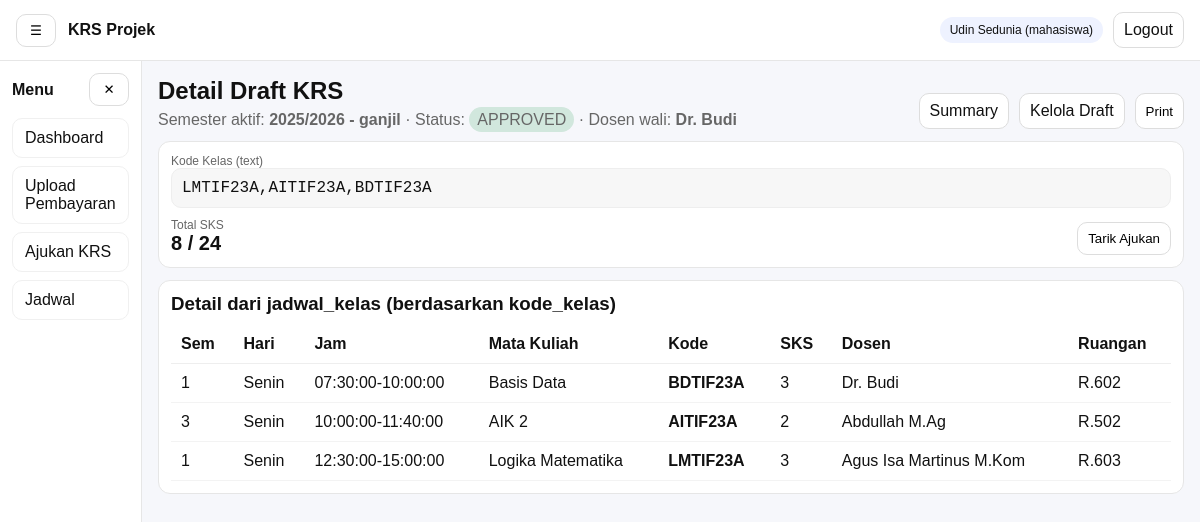
/mahasiswa/krs/detail.php (signed in), run on the app's committed database.
### tables this page shows
CREATE TABLE `semester` (
  `id` int(11) NOT NULL,
  `nama` varchar(50) NOT NULL,
  `periode` enum('ganjil','genap') NOT NULL DEFAULT 'ganjil',
  `is_active` tinyint(1) NOT NULL DEFAULT 0,
  `created_at` timestamp NOT NULL DEFAULT current_timestamp(),
  `opened_at` datetime DEFAULT NULL,
  `closed_at` datetime DEFAULT NULL
);

CREATE TABLE `krs_draft` (
  `id` int(11) NOT NULL,
  `user_id` int(11) NOT NULL,
  `semester_id` int(11) NOT NULL,
  `semester_ke` tinyint(3) UNSIGNED NOT NULL,
  `kode_kelas_text` text NOT NULL,
  `total_sks` int(11) NOT NULL DEFAULT 0,
  `status` enum('draft','submitted','approved','rejected') NOT NULL DEFAULT 'draft',
  `dosen_wali_id` int(11) DEFAULT NULL,
  `submitted_at` timestamp NULL DEFAULT NULL,
  `created_at` timestamp NOT NULL DEFAULT current_timestamp(),
  `updated_at` timestamp NULL DEFAULT NULL ON UPDATE current_timestamp()
);

CREATE TABLE `mahasiswa` (
  `id` int(11) NOT NULL,
  `user_id` int(11) NOT NULL,
  `npm` varchar(30) NOT NULL,
  `prodi` varchar(120) NOT NULL,
  `semester_aktif` tinyint(3) UNSIGNED NOT NULL DEFAULT 1,
  `angkatan` year(4) NOT NULL,
  `dosen_wali_id` int(11) DEFAULT NULL,
  `no_hp` varchar(30) DEFAULT NULL,
  `alamat` text DEFAULT NULL,
  `created_at` timestamp NOT NULL DEFAULT current_timestamp(),
  `updated_at` timestamp NULL DEFAULT NULL ON UPDATE current_timestamp()
);

CREATE TABLE `users` (
  `id` int(11) NOT NULL,
  `name` varchar(120) NOT NULL,
  `email` varchar(120) NOT NULL,
  `role` enum('admin','mahasiswa','dosen') NOT NULL,
  `password_hash` varchar(255) NOT NULL,
  `created_at` timestamp NOT NULL DEFAULT current_timestamp()
);

CREATE TABLE `jadwal_kelas` (
  `id` int(11) NOT NULL,
  `semester_id` int(11) NOT NULL,
  `semester_ke` tinyint(3) UNSIGNED NOT NULL,
  `kode_kelas` varchar(30) NOT NULL,
  `mata_kuliah` varchar(150) NOT NULL,
  `sks` tinyint(3) UNSIGNED NOT NULL DEFAULT 2,
  `dosen` varchar(120) DEFAULT NULL,
  `hari` varchar(20) NOT NULL,
  `jam_mulai` time NOT NULL,
  `jam_selesai` time NOT NULL,
  `ruangan` varchar(50) DEFAULT NULL,
  `kuota` int(11) NOT NULL DEFAULT 30,
  `created_at` timestamp NOT NULL DEFAULT current_timestamp()
);

### includes/functions.php (called while the page is built, shortened)
<?php
function e(?string $str): string {
  return htmlspecialchars((string)$str, ENT_QUOTES, 'UTF-8');
}
function url(string $path = ''): string {
  $path = ltrim($path, '/');
  return APP_URL . ($path ? '/' . $path : '');
}
function get_active_semester(PDO $pdo): ?array {
  $st = $pdo->query("SELECT id, nama, periode FROM semester WHERE is_active=1 LIMIT 1");
  $row = $st->fetch();
  return $row ?: null;
}

### mahasiswa/krs/detail.php (the view, shortened to what this page needs)
<?php
require_once __DIR__ . '/../../includes/db.php';
require_once __DIR__ . '/../../includes/functions.php';
$pdo = db();
$pdo->setAttribute(PDO::ATTR_DEFAULT_FETCH_MODE, PDO::FETCH_ASSOC);
$u = auth_user();
$userId = (int)($u['id'] ?? 0);
function parse_codes(string $csv): array {
  $parts = array_map('trim', explode(',', $csv));
  $parts = array_filter($parts, fn($v) => $v !== '');
  return array_values(array_unique($parts));
}
function badge_status(string $s): string {
  $s = strtolower($s);
  return match ($s) {
    'draft' => '<span style="padding:4px 8px;border-radius:999px;background:#e8f0fe;">DRAFT</span>',
    'submitted' => '<span style="padding:4px 8px;border-radius:999px;background:#fff3cd;">SUBMITTED</span>',
    'approved' => '<span style="padding:4px 8px;border-radius:999px;background:#d1e7dd;">APPROVED</span>',
    'rejected' => '<span style="padding:4px 8px;border-radius:999px;background:#f8d7da;">REJECTED</span>',
    default => '<span style="padding:4px 8px;border-radius:999px;background:#eee;">'.e($s).'</span>',
  };
}
$active = get_active_semester($pdo);
$semesterId = (int)$active['id'];
$st = $pdo->prepare("
  SELECT m.dosen_wali_id, uw.name AS dosen_wali_nama
  FROM mahasiswa m
  LEFT JOIN dosen dw ON dw.id = m.dosen_wali_id
  LEFT JOIN users uw ON uw.id = dw.user_id
  WHERE m.user_id=? LIMIT 1
");
$st->execute([$userId]);
$mhs = $st->fetch() ?: [];
$dosenWaliNama = (string)($mhs['dosen_wali_nama'] ?? '-');
$st = $pdo->prepare("SELECT * FROM krs_draft WHERE user_id=? AND semester_id=? LIMIT 1");
$st->execute([$userId, $semesterId]);
$draft = $st->fetch();
$status = strtolower((string)$draft['status']);
$csv = (string)($draft['kode_kelas_text'] ?? '');
$totalStored = (int)($draft['total_sks'] ?? 0);
$codes = parse_codes($csv);
$rows = [];
if ($codes) {
  $ph = implode(',', array_fill(0, count($codes), '?'));
  $params = array_merge([$semesterId], $codes);
  $st = $pdo->prepare("
    SELECT semester_ke, mata_kuliah, kode_kelas, sks, dosen, hari, jam_mulai, jam_selesai, ruangan
    FROM jadwal_kelas
    WHERE semester_id=? AND kode_kelas IN ($ph)
    ORDER BY FIELD(hari,'Senin','Selasa','Rabu','Kamis','Jumat','Sabtu'), jam_mulai, mata_kuliah
  ");
  $st->execute($params);
  $rows = $st->fetchAll();
}
?>
<?php include __DIR__ . '/../../partials/header.php'; ?>
<?php include __DIR__ . '/../../partials/navbar.php'; ?>
<div class="layout">
  <?php include __DIR__ . '/../../partials/sidebar.php'; ?>
  <main class="content">
    <div style="display:flex;justify-content:space-between;gap:10px;flex-wrap:wrap;align-items:end;">
      <div>
        <h2 style="margin:0;">Detail Draft KRS</h2>
        <div style="color:#666;margin-top:6px;">
          Semester aktif: <b><?= e($active['nama'].' - '.$active['periode']) ?></b>
          · Status: <?= badge_status($status) ?>
          · Dosen wali: <b><?= e($dosenWaliNama) ?></b>
        </div>
      </div>
      <div style="display:flex;gap:10px;flex-wrap:wrap;">
        <a class="btn" href="<?= e(url('mahasiswa/krs/index.php')) ?>">Summary</a>
        <a class="btn" href="<?= e(url('mahasiswa/krs/add.php')) ?>">Kelola Draft</a>
        <button class="btn" onclick="window.print()">Print</button>
      </div>
    </div>
    <section style="background:#fff;border:1px solid #e6e6e6;border-radius:12px;padding:12px;margin-top:12px;">
      <div style="font-size:12px;color:#666;">Kode Kelas (text)</div>
      <div style="font-family:ui-monospace,Consolas,monospace;background:#f7f7f7;border:1px solid #eee;padding:10px;border-radius:10px;">
        <?= e($csv !== '' ? $csv : '-') ?>
      </div>
      <div style="margin-top:10px;display:flex;justify-content:space-between;gap:10px;flex-wrap:wrap;align-items:end;">
        <div>
          <div style="font-size:12px;color:#666;">Total SKS</div>
          <div style="font-size:20px;font-weight:700;"><?= (int)$totalStored ?> / <?= (int)MAX_SKS ?></div>
        </div>
        <div style="display:flex;gap:10px;flex-wrap:wrap;">
          <?php if (in_array($status, ['draft','rejected'], true)): ?>
            <form method="post" style="margin:0;">
              <input type="hidden" name="_csrf" value="<?= e(csrf_token()) ?>">
              <input type="hidden" name="action" value="submit">
              <button class="btn" type="submit" onclick="return confirm('Ajukan draft ke dosen wali?')">Ajukan</button>
            </form>
            <?php elseif (in_array($status, ['submitted','approved'], true)): ?>
              <form method="post" style="margin:0;">
                <button class="btn" type="submit"
                        onclick="return confirm('Tarik ajukan? Status akan kembali ke DRAFT dan dosen perlu approve lagi.')">
                  Tarik Ajukan
                </button>
              </form>
            <?php endif; ?>
        </div>
      </div>
    </section>
    <section style="background:#fff;border:1px solid #e6e6e6;border-radius:12px;padding:12px;margin-top:12px;">
      <h3 style="margin:0 0 10px;">Detail dari jadwal_kelas (berdasarkan kode_kelas)</h3>
      <div style="overflow:auto;">
        <table style="width:100%;border-collapse:collapse;min-width:1000px;">
          <thead>
            <tr>
              <th style="text-align:left;border-bottom:1px solid #eee;padding:10px;">Sem</th>
              <th style="text-align:left;border-bottom:1px solid #eee;padding:10px;">Hari</th>
              <th style="text-align:left;border-bottom:1px solid #eee;padding:10px;">Jam</th>
              <th style="text-align:left;border-bottom:1px solid #eee;padding:10px;">Mata Kuliah</th>
              <th style="text-align:left;border-bottom:1px solid #eee;padding:10px;">Kode</th>
              <th style="text-align:left;border-bottom:1px solid #eee;padding:10px;">SKS</th>
              <th style="text-align:left;border-bottom:1px solid #eee;padding:10px;">Dosen</th>
              <th style="text-align:left;border-bottom:1px solid #eee;padding:10px;">Ruangan</th>
            </tr>
          </thead>
          <tbody>
            <?php if (!$rows): ?>
              <tr><td colspan="8" style="padding:12px;color:#666;">Belum ada data.</td></tr>
            <?php else: ?>
              <?php foreach ($rows as $r): ?>
                <tr>
                  <td style="padding:10px;border-bottom:1px solid #f3f3f3;"><?= (int)$r['semester_ke'] ?></td>
                  <td style="padding:10px;border-bottom:1px solid #f3f3f3;"><?= e((string)$r['hari']) ?></td>
                  <td style="padding:10px;border-bottom:1px solid #f3f3f3;"><?= e((string)$r['jam_mulai']) ?>-<?= e((string)$r['jam_selesai']) ?></td>
                  <td style="padding:10px;border-bottom:1px solid #f3f3f3;"><?= e((string)$r['mata_kuliah']) ?></td>
                  <td style="padding:10px;border-bottom:1px solid #f3f3f3;"><b><?= e((string)$r['kode_kelas']) ?></b></td>
                  <td style="padding:10px;border-bottom:1px solid #f3f3f3;"><?= (int)$r['sks'] ?></td>
                  <td style="padding:10px;border-bottom:1px solid #f3f3f3;"><?= e((string)$r['dosen']) ?></td>
                  <td style="padding:10px;border-bottom:1px solid #f3f3f3;"><?= e((string)$r['ruangan']) ?></td>
                </tr>
              <?php endforeach; ?>
            <?php endif; ?>
          </tbody>
        </table>
      </div>
    </section>
  </main>
</div>
<?php include __DIR__ . '/../../partials/footer.php'; ?>

### assets/css/style.css (style rules this page uses)
* { box-sizing: border-box; }
body { margin: 0; font-family: Arial, sans-serif; background:#f6f7fb; color:#111; }
a { text-decoration: none; color: inherit; }
.btn, .btn-icon { border:1px solid #ddd; background:#fff; border-radius:10px; padding:8px 10px; cursor:pointer; }
.layout { display:flex; min-height: calc(100vh - 56px); }
.content { flex:1; padding: 16px; }

### data on the page
semester: nama+periode "2025/2026 - ganjil"
krs_draft: status "APPROVED", kode_kelas_text "LMTIF23A,AITIF23A,BDTIF23A", total_sks "8"
mahasiswa: users.name "Dr. Budi"
jadwal_kelas: semester_ke "1", hari "Senin", jam_mulai "07:30:00", jam_selesai "10:00:00", mata_kuliah "Basis Data", kode_kelas "BDTIF23A", sks "3", dosen "Dr. Budi", ruangan "R.602"
jadwal_kelas: semester_ke "3", hari "Senin", jam_mulai "10:00:00", jam_selesai "11:40:00", mata_kuliah "AIK 2", kode_kelas "AITIF23A", sks "2", dosen "Abdullah M.Ag", ruangan "R.502"
jadwal_kelas: semester_ke "1", hari "Senin", jam_mulai "12:30:00", jam_selesai "15:00:00", mata_kuliah "Logika Matematika", kode_kelas "LMTIF23A", sks "3", dosen "Agus Isa Martinus M.Kom", ruangan "R.603"

### other printed values
APP_NAME "KRS Projek"
$u['name'] "Udin Sedunia"
$u['role'] "mahasiswa"
$it['label'] "Dashboard"
$it['label'] "Upload Pembayaran"
$it['label'] "Ajukan KRS"
$it['label'] "Jadwal"
MAX_SKS "24"
